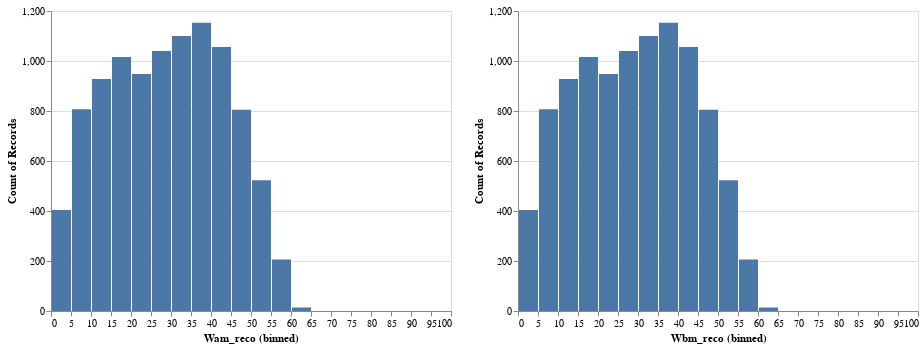

The cell this chart's notebook holds for it:
### Code cell
Wam_gen_chart = alt.Chart(jigsaw_test).mark_bar().encode(alt.X(f"{definitions.JIGSAW_TARGETS[dataset][target][0]}:Q", bin=alt.Bin(extent=[0, 100], step=5)), y="count()")
Wbm_gen_chart = alt.Chart(jigsaw_test).mark_bar().encode(alt.X(f"{definitions.JIGSAW_TARGETS[dataset][target][1]}:Q", bin=alt.Bin(extent=[0, 100], step=5)), y="count()")
Wam_gen_chart | Wbm_gen_chart

### Figure 1 — Vega-Lite specification as saved in the notebook (floating-point values rounded to 4 significant figures; data arrays with more than 128 entries replaced by an {"elided": "..."} marker saying what was removed)
{"config": {"view": {"continuousWidth": 400, "continuousHeight": 300}}, "hconcat": [{"mark": "bar", "encoding": {"x": {"type": "quantitative", "bin": {"extent": [0, 100], "step": 5}, "field": "Wam_reco"}, "y": {"type": "quantitative", "aggregate": "count"}}}, {"mark": "bar", "encoding": {"x": {"type": "quantitative", "bin": {"extent": [0, 100], "step": 5}, "field": "Wbm_reco"}, "y": {"type": "quantitative", "aggregate": "count"}}}], "data": {"name": "data-7f97271b35adcf5cc32455322ecaf105"}, "$schema": "https://vega.github.io/schema/vega-lite/v4.0.2.json", "datasets": {"data-7f97271b35adcf5cc32455322ecaf105": {"elided": "10000 records"}}}
